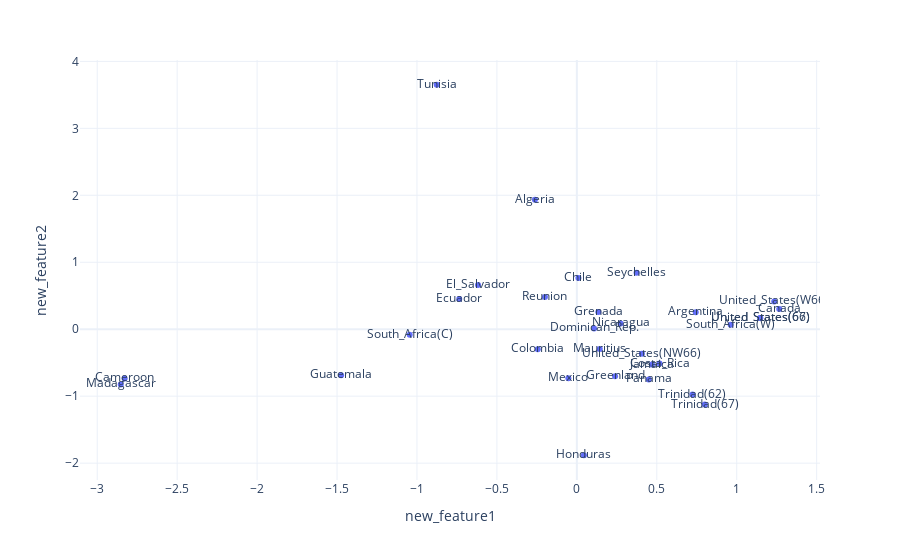

The notebook cell saved with this chart:
### Markdown cell above
Podemos usar las puntuaciones para proporcionar la gráfica de los datos:

### Code cell
temp = pd.DataFrame(
    fa_vari.transform(scaled_data),
    columns=["new_feature1", "new_feature2", "new_feature3"]
)

px.scatter(temp, x="new_feature1", y="new_feature2", text=df_paises.index, template="plotly_white")

### Figure 1 — Plotly figure (JSON) as saved in the notebook; plotly's stock layout.template omitted (floating-point values rounded to 4 significant figures)
{"data": [{"hovertemplate": "new_feature1=%{x}<br>new_feature2=%{y}<br>text=%{text}<extra></extra>", "legendgroup": "", "marker": {"color": "#636efa", "symbol": "circle"}, "mode": "markers+text", "name": "", "orientation": "v", "showlegend": false, "text": ["Algeria", "Cameroon", "Madagascar", "Mauritius", "Reunion", "Seychelles", "South_Africa(C)", "South_Africa(W)", "Tunisia", "Canada", "Costa_Rica", "Dominican_Rep.", "El_Salvador", "Greenland", "Grenada", "Guatemala", "Honduras", "Jamaica", "Mexico", "Nicaragua", "Panama", "Trinidad(62)", "Trinidad(67)", "United_States(66)", "United_States(NW66)", "United_States(W66)", "United_States(67)", "Argentina", "Chile", "Colombia", "Ecuador"], "type": "scatter", "x": [-0.2623, -2.828, -2.853, 0.1433, -0.1996, 0.3734, -1.046, 0.9618, -0.8768, 1.266, 0.5171, 0.1078, -0.6182, 0.239, 0.1342, -1.474, 0.04397, 0.4698, -0.0532, 0.2734, 0.4497, 0.7231, 0.8003, 1.147, 0.4067, 1.234, 1.147, 0.7434, 0.009905, -0.2446, -0.7354], "xaxis": "x", "y": [1.932, -0.7353, -0.825, -0.2951, 0.4822, 0.8427, -0.08198, 0.06508, 3.651, 0.3005, -0.5134, 0.01129, 0.6618, -0.7027, 0.2566, -0.6889, -1.882, -0.5278, -0.7321, 0.08543, -0.75, -0.9757, -1.126, 0.1666, -0.3683, 0.4155, 0.1666, 0.2522, 0.7647, -0.3003, 0.4498], "yaxis": "y"}], "layout": {"legend": {"tracegroupgap": 0}, "margin": {"t": 60}, "xaxis": {"anchor": "y", "domain": [0, 1], "title": {"text": "new_feature1"}}, "yaxis": {"anchor": "x", "domain": [0, 1], "title": {"text": "new_feature2"}}}}
